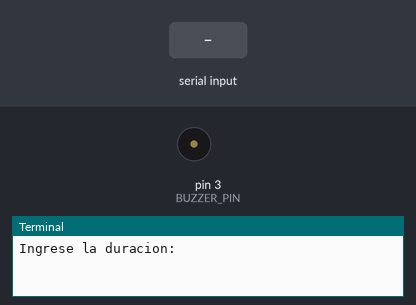
Recording of a program running on a simulated Raspberry Pi (header pin numbers). Shown: buzzer (waves = sounding, pin HIGH), the last lines printed to the terminal. The inputs (shaded band) are chosen by the test bench.

Above: at 1.2 s.
1.3 s: "5" typed at the terminal, then Enter
At 2.1 s:
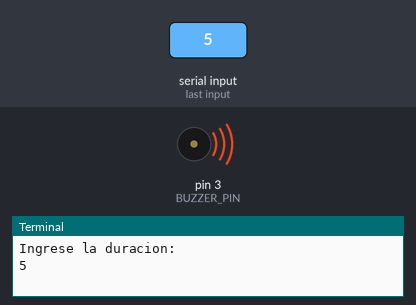
Timing chart, 0 to 11.8 s (numbered marks = the images above; inputs shaded):
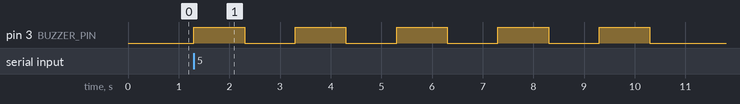

The program:

buzzer.py
```python
# Importa la librería de control del GPIO de la Raspberry Pi
import RPi.GPIO as GPIO
# Importa el módulo time
import time

# Desactivar advertencias (warnings)
GPIO.setwarnings(False)

# Configurar la librería para usar el número de pin.
# Llame GPIO.setmode(GPIO.BCM) para usar el canal SOC definido por Broadcom
GPIO.setmode(GPIO.BOARD)

#Creacion de variables
BUZZER_PIN = 3  # Buzzer pin number

#Hacemos la variable como una salida
GPIO.setup(BUZZER_PIN, GPIO.OUT)

while True:
	duration=int(input("Ingrese la duracion: "))
	for i in range(duration):
		GPIO.output(BUZZER_PIN, GPIO.HIGH)
		time.sleep(1)
		GPIO.output(BUZZER_PIN, GPIO.LOW)
		time.sleep(1)
```

Measured:
- after the input at 1.3 s, pin 3 (BUZZER_PIN): alternates HIGH for 1.0 s and LOW for 1.0 s, starting at once
